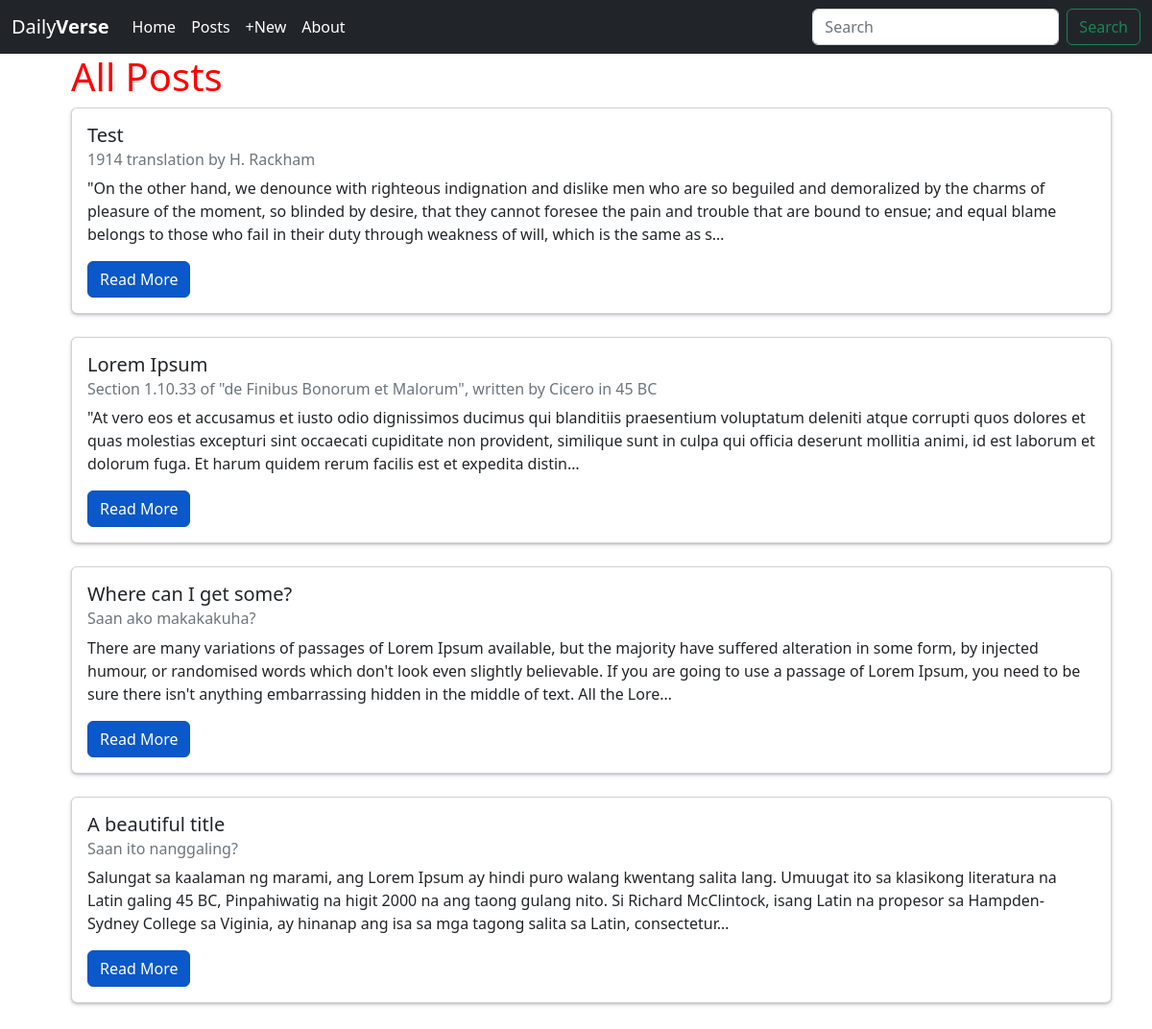
The page /posts/ on the database as committed earlier.
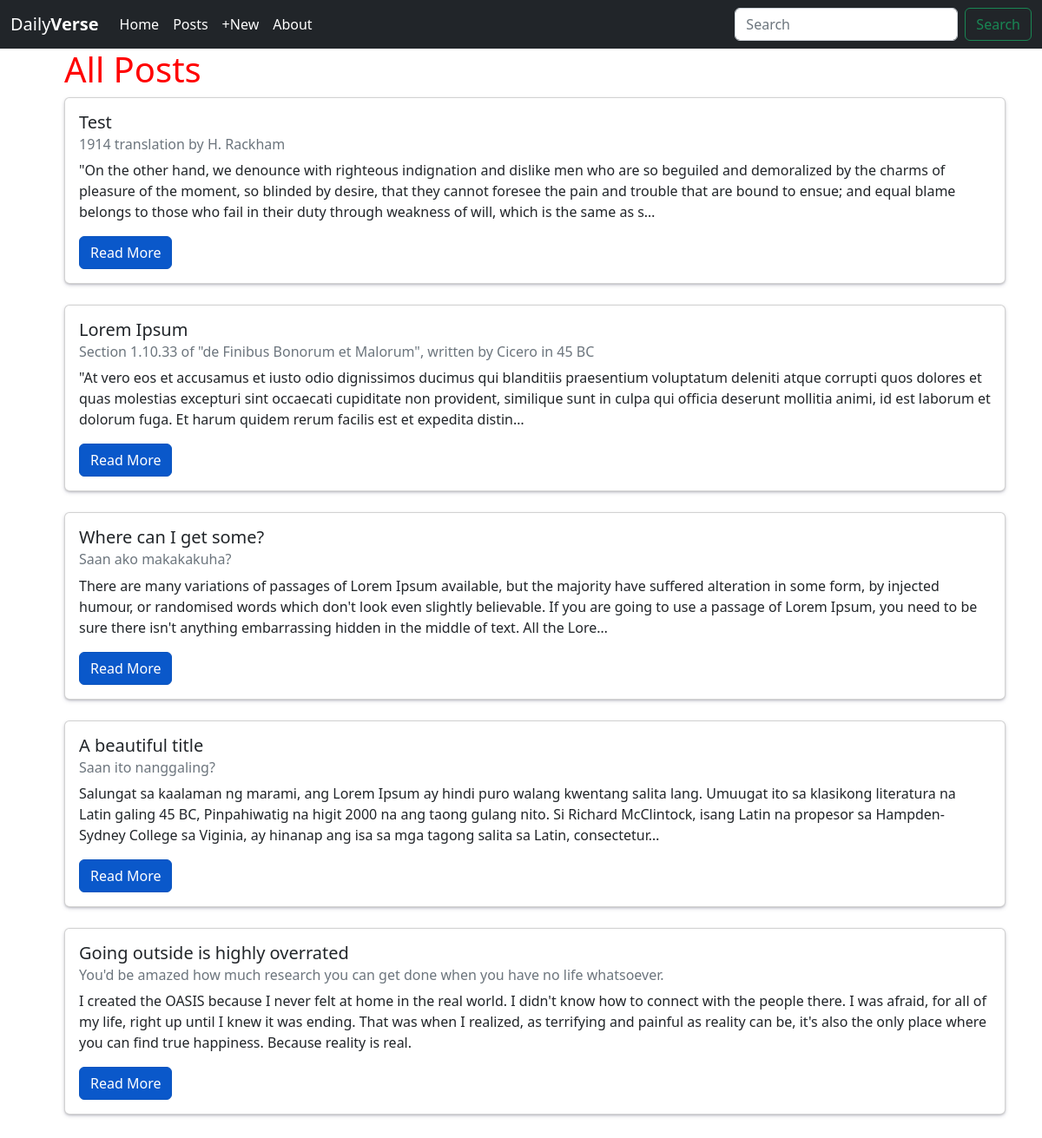
The same page on the database as committed later.
### posts/models.py (models this page shows, shortened)
class Post(models.Model):
    title = models.CharField(max_length=256)
    subtitle = models.CharField(max_length=256)
    author = models.ForeignKey(
        get_user_model(),
        on_delete=models.CASCADE
    )
    body = models.TextField()
    created_on = models.DateTimeField(auto_now_add=True)

### posts/views.py (the view)
# urls.py: path('', PostListView.as_view(), name='list'),
class PostListView(ListView):
    template_name = "posts/list.html"
    model = Post

### templates/posts/list.html (shortened to what this page needs)
{% extends 'base.html' %}
{% block content %}
    <ul>
        <h1>All Posts</h1>
        {% for post in post_list %}
        <div class="card box">
            <div class="card-body">
              <h5 class="card-title">{{ post.title }}</h5>
              <h6 class="card-subtitle mb-2 text-muted">{{ post.subtitle }}</h6>
              <p class="card-text">{{ post.body|truncatechars:350 }}</p>
              <a href="{% url 'detail' post.id %}" class="card-link btn btn-primary btn-md active">Read More</a>
            </div>
        </div>
        <br />
    {% endfor %}
    </ul>
{% endblock content %}

Rows that differ between the two databases and show on the page:
added Post: title "Going outside is highly overrated", subtitle "You'd be amazed how much research you can get done when you have no life whatsoever.", body "I created the OASIS because I never felt at home in the real world. I didn't know how to connect with the people there. I was afraid, for all of my life, right up until I knew it was ending. That was when I realized, as terrifying and painful as reality can be, it's also the only place where you can find true happiness. Because reality is real."
